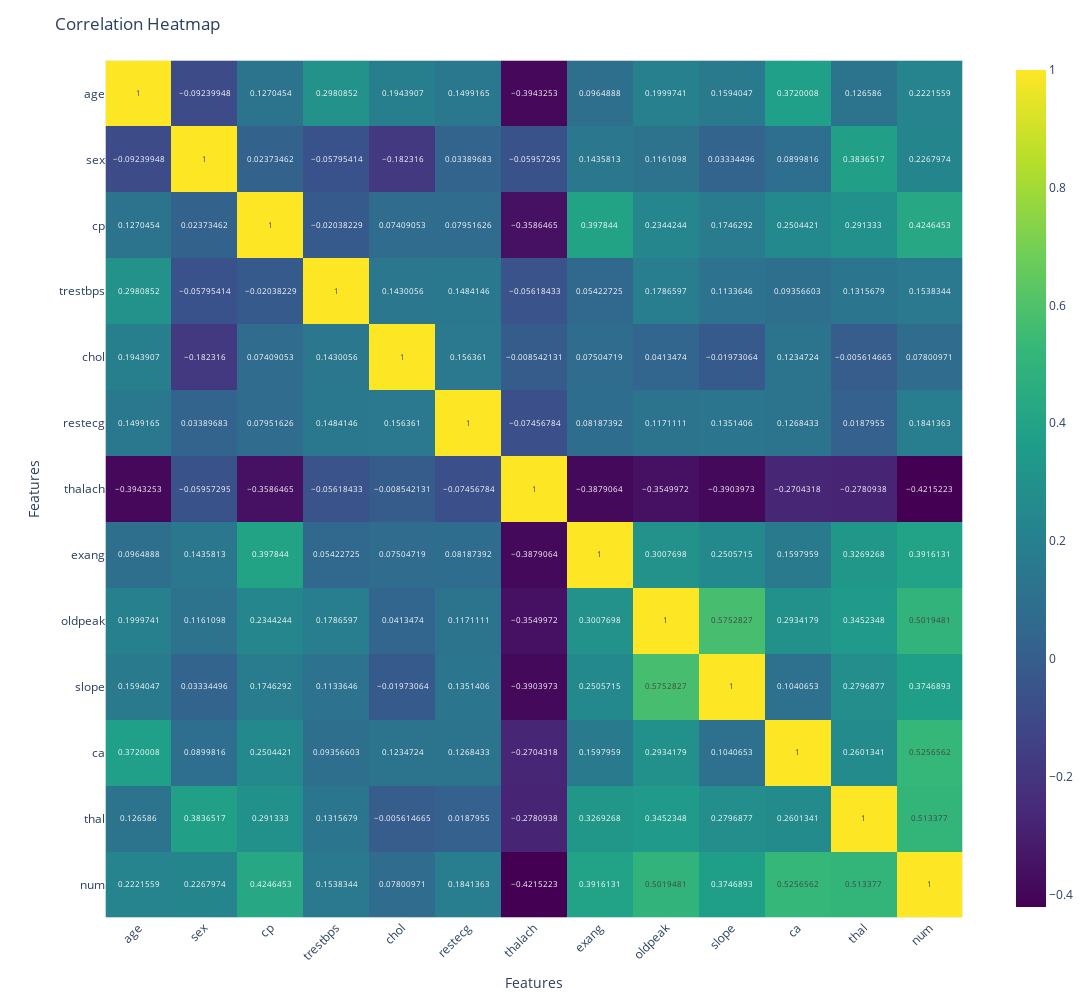

Notebook cell for this chart:
### Code cell
import plotly.express as px

# Compute the correlation matrix
corr = df.corr()

# Plot heatmap with a simplified setup
fig = px.imshow(corr, color_continuous_scale='viridis', text_auto=True)

fig.update_layout(
    width=1200,
    height=1000,
    title='Correlation Heatmap',
    xaxis_title='Features',
    yaxis_title='Features',
    xaxis=dict(tickangle=-45),
    yaxis=dict(tickangle=0)
)

fig.show()

### Figure 1 — Plotly figure (JSON) as saved in the notebook; plotly's stock layout.template omitted (floating-point values rounded to 4 significant figures; data arrays with more than 128 entries replaced by an {"elided": "..."} marker saying what was removed)
{"data": [{"coloraxis": "coloraxis", "hovertemplate": "x: %{x}<br>y: %{y}<br>color: %{z}<extra></extra>", "name": "0", "texttemplate": "%{z}", "type": "heatmap", "x": ["age", "sex", "cp", "trestbps", "chol", "restecg", "thalach", "exang", "oldpeak", "slope", "ca", "thal", "num"], "xaxis": "x", "y": ["age", "sex", "cp", "trestbps", "chol", "restecg", "thalach", "exang", "oldpeak", "slope", "ca", "thal", "num"], "yaxis": "y", "z": {"elided": "13x13 float values"}}], "layout": {"coloraxis": {"colorscale": [[0, "#440154"], [0.1111, "#482878"], [0.2222, "#3e4989"], [0.3333, "#31688e"], [0.4444, "#26828e"], [0.5556, "#1f9e89"], [0.6667, "#35b779"], [0.7778, "#6ece58"], [0.8889, "#b5de2b"], [1, "#fde725"]]}, "height": 1000, "margin": {"t": 60}, "title": {"text": "Correlation Heatmap"}, "width": 1200, "xaxis": {"anchor": "y", "constrain": "domain", "domain": [0, 1], "scaleanchor": "y", "tickangle": -45, "title": {"text": "Features"}}, "yaxis": {"anchor": "x", "autorange": "reversed", "constrain": "domain", "domain": [0, 1], "tickangle": 0, "title": {"text": "Features"}}}}
